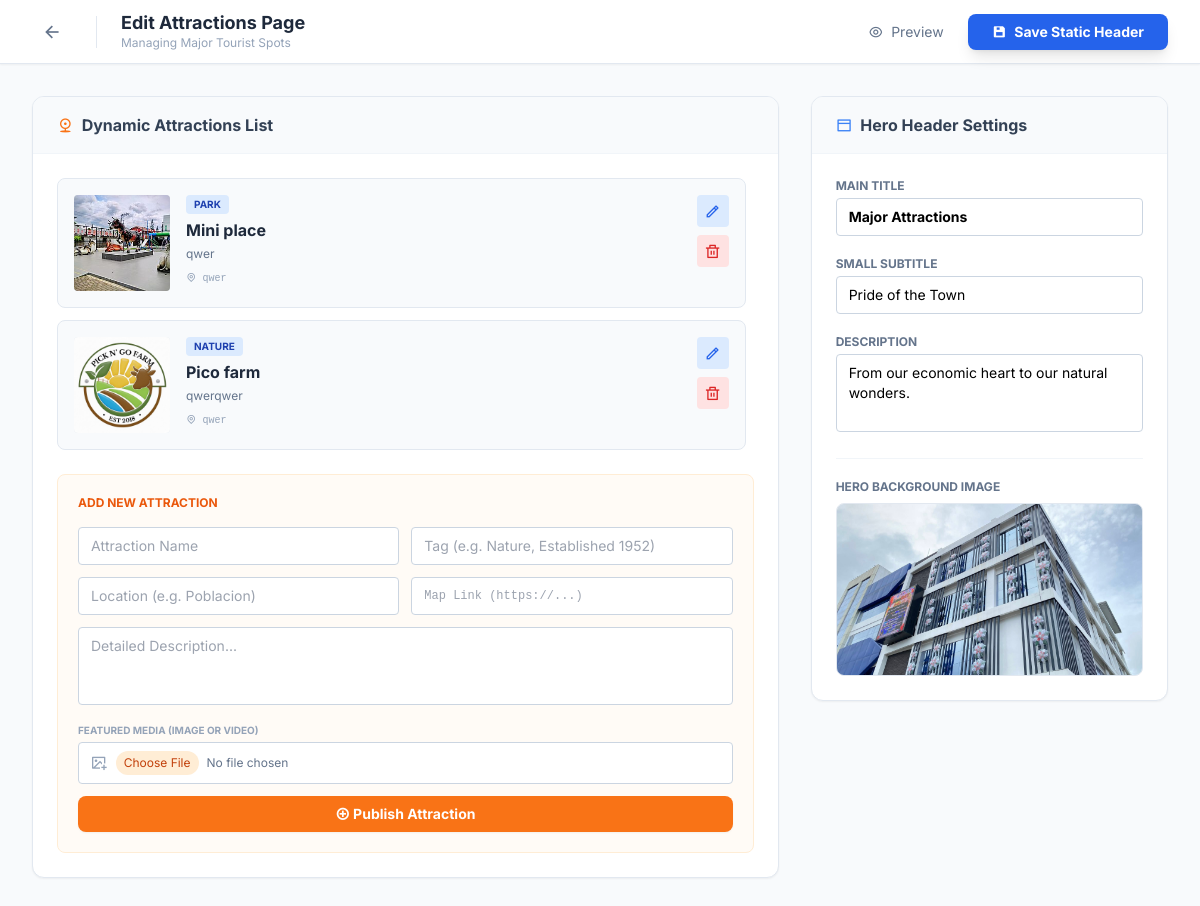
The app's page /edit-attractions (signed in) with its own data.
### webapp/models.py (models this page shows)
class MajorAttraction(db.Model):
    id = db.Column(db.Integer, primary_key=True)
    name = db.Column(db.String(150), nullable=False)
    tag = db.Column(db.String(50), nullable=True) # e.g., "Nature", "Leisure", "Est. 1952"
    description = db.Column(db.Text, nullable=True)
    location = db.Column(db.String(150), nullable=True)
    map_url = db.Column(db.String(500), nullable=True)
    media_url = db.Column(db.String(500), nullable=True)

class SiteContent(db.Model):
    id = db.Column(db.Integer, primary_key=True)
    key = db.Column(db.String(100), unique=True, nullable=False)
    value = db.Column(db.Text, nullable=True)

### webapp/views.py (the view, shortened to what this page needs)
@views.route("/edit-attractions", methods=["GET", "POST"])
@login_required
def edit_attractions():
    if not current_user.is_admin: return redirect(url_for("views.home"))
    defaults = {
        'attr_hero_title': 'Major Attractions',
        'attr_hero_sub': 'Pride of the Town',
        'attr_hero_desc': 'From our economic heart to our natural wonders.',
        'attr_hero_bg': url_for('static', filename='images/cattle_market.jpg')
    }
    content = {}
    for k, v in defaults.items(): content[k] = get_content(k, v)
    attractions_list = MajorAttraction.query.order_by(MajorAttraction.id.desc()).all()
    return render_template("edit_attractions.html", content=content, attractions=attractions_list)

### webapp/views.py (called while the page is built, shortened)
def get_content(key, default=""):
    content = SiteContent.query.filter_by(key=key).first()
    return content.value if content else default

@views.before_app_request
def check_maintenance():
    try:
        setting = SiteContent.query.filter_by(key='site_maintenance_mode').first()
        is_maintenance = (setting.value == 'true') if setting else False
    except:
        is_maintenance = False
    if not is_maintenance:
        return None

### webapp/templates/edit_attractions.html (shortened to what this page needs)
{% extends "base.html" %}
{% block navbar %}
<nav class="fixed top-0 w-full z-50 bg-white border-b border-slate-200 h-16 flex items-center justify-between px-4 md:px-8 shadow-sm">
    <div class="flex items-center gap-4">
        <a href="{{ url_for('views.dashboard') }}" class="w-10 h-10 flex items-center justify-center rounded-full hover:bg-slate-100 text-slate-500 transition" title="Back to Dashboard">
            <i class="ri-arrow-left-line text-xl"></i>
        </a>
        <div>
            <h1 class="text-lg font-bold text-slate-800 leading-tight">Edit Attractions Page</h1>
            <p class="text-xs text-slate-400 hidden md:block">Managing Major Tourist Spots</p>
        </div>
    </div>
    <div class="flex items-center gap-3">
        <a href="{{ url_for('views.attractions') }}" target="_blank" class="hidden md:flex items-center gap-2 text-sm text-slate-500 hover:text-blue-600 transition px-3 py-2">
            <i class="ri-eye-line"></i> Preview
        </a>
        <button type="submit" form="staticForm" class="bg-blue-600 hover:bg-blue-700 text-white px-6 py-2 rounded-lg font-bold text-sm shadow-lg hover:shadow-blue-500/30 transition flex items-center gap-2">
            <i class="ri-save-3-fill"></i> Save Static Header
        </button>
    </div>
</nav>
{% endblock %}
{% block content %}
<div class="min-h-screen bg-slate-50 pt-24 pb-20 px-4 md:px-8">
    <div class="max-w-7xl mx-auto">
        <div class="grid grid-cols-1 lg:grid-cols-3 gap-8">
            <div class="lg:col-span-2 space-y-8">
                <div class="bg-white rounded-xl shadow-sm border border-slate-200 overflow-hidden">
                    <div class="bg-slate-50 border-b border-slate-100 px-6 py-4 flex items-center gap-2">
                        <i class="ri-map-pin-range-line text-orange-500"></i>
                        <h2 class="font-bold text-slate-700">Dynamic Attractions List</h2>
                    </div>
                    <div class="p-6 space-y-6">
                        <div class="space-y-3 max-h-[500px] overflow-y-auto pr-2 custom-scroll">
                            {% if attractions %}
                                {% for attr in attractions %}
                                <div class="flex flex-col sm:flex-row items-start gap-4 border border-slate-200 rounded-lg p-4 hover:shadow-sm transition bg-slate-50">
                                    <div class="w-full sm:w-24 h-32 sm:h-24 shrink-0 bg-slate-200 rounded overflow-hidden">
                                        {% if attr.media_url %}
                                            {% if attr.media_url.endswith('.mp4') or attr.media_url.endswith('.webm') %}
                                                <video src="{{ url_for('static', filename=attr.media_url.replace('static/', '')) if 'static/uploads' in attr.media_url else attr.media_url }}" autoplay muted loop playsinline class="w-full h-full object-cover"></video>
                                            {% else %}
                                                <img src="{{ url_for('static', filename=attr.media_url.replace('static/', '')) if 'static/uploads' in attr.media_url else attr.media_url }}" class="w-full h-full object-cover">
                                            {% endif %}
                                        {% endif %}
                                    </div>
                                    <div class="flex-grow min-w-0 w-full">
                                        <div class="flex items-center gap-2 mb-1">
                                            <span class="bg-blue-100 text-blue-800 text-[10px] font-bold px-2 py-0.5 rounded uppercase">{{ attr.tag or 'No Tag' }}</span>
                                        </div>
                                        <h4 class="font-bold text-base text-slate-800 truncate">{{ attr.name }}</h4>
                                        <p class="text-xs text-slate-500 line-clamp-2 mt-1 mb-2">{{ attr.description }}</p>
                                        <p class="text-[10px] text-slate-400 font-mono truncate"><i class="ri-map-pin-line"></i> {{ attr.location }}</p>
                                    </div>
                                    <div class="flex sm:flex-col gap-2 shrink-0 w-full sm:w-auto mt-2 sm:mt-0 justify-end">
                                        <button type="button" onclick="openAttrModal('{{ attr.id }}', '{{ attr.name|replace("'", "\\'") }}', '{{ attr.tag|replace("'", "\\'") }}', '{{ attr.location|replace("'", "\\'") }}', `{{ attr.description|replace("`", "\\`") }}`, '{{ attr.map_url }}', '{{ attr.media_url }}')" class="w-8 h-8 rounded bg-blue-100 text-blue-600 hover:bg-blue-500 hover:text-white flex items-center justify-center transition"><i class="ri-pencil-line"></i></button>
                                        <form method="POST" onsubmit="return confirm('Delete this attraction?');">
                                            <button type="submit" class="w-8 h-8 rounded bg-red-100 text-red-600 hover:bg-red-500 hover:text-white flex items-center justify-center transition"><i class="ri-delete-bin-line"></i></button>
                                        </form>
                                    </div>
                                </div>
                                {% endfor %}
                            {% else %}
                                <div class="text-center py-6 text-slate-400 italic text-sm border border-dashed border-slate-300 rounded-lg">No attractions added yet.</div>
                            {% endif %}
                        </div>
                        <div class="bg-orange-50/50 rounded-lg p-5 border border-orange-100 mt-6">
                            <h4 class="text-xs font-bold text-orange-600 uppercase mb-4">Add New Attraction</h4>
                            <form method="POST" enctype="multipart/form-data" class="space-y-3">
                                <div class="grid grid-cols-1 md:grid-cols-2 gap-3">
                                    <input type="text" name="attr_name" placeholder="Attraction Name" required class="w-full border border-slate-300 rounded px-3 py-2 text-sm focus:outline-none focus:border-orange-500">
                                    <input type="text" name="attr_tag" placeholder="Tag (e.g. Nature, Established 1952)" class="w-full border border-slate-300 rounded px-3 py-2 text-sm focus:outline-none focus:border-orange-500">
                                </div>
                                <div class="grid grid-cols-1 md:grid-cols-2 gap-3">
                                    <input type="text" name="attr_loc" placeholder="Location (e.g. Poblacion)" class="w-full border border-slate-300 rounded px-3 py-2 text-sm focus:outline-none focus:border-orange-500">
                                    <input type="url" name="attr_map" placeholder="Map Link (https://...)" class="w-full border border-slate-300 rounded px-3 py-2 text-sm font-mono text-xs focus:outline-none focus:border-orange-500">
                                </div>
                                <textarea name="attr_desc" placeholder="Detailed Description..." rows="3" class="w-full border border-slate-300 rounded px-3 py-2 text-sm focus:outline-none focus:border-orange-500 resize-none"></textarea>
                                <div>
                                    <label class="block text-[10px] font-bold uppercase text-slate-400 mb-1">Featured Media (Image or Video)</label>
                                    <div class="flex items-center gap-2 bg-white border border-slate-300 rounded px-3 py-2">
                                        <i class="ri-image-add-line text-slate-400"></i>
                                        <input type="file" name="attr_media" required class="text-xs text-slate-500 w-full file:mr-2 file:py-1 file:px-2 file:rounded-full file:border-0 file:text-xs file:bg-orange-100 file:text-orange-700 cursor-pointer" accept="image/*,video/mp4,video/webm">
                                    </div>
                                </div>
                                <button type="submit" class="w-full bg-orange-500 hover:bg-orange-600 text-white py-2 rounded-lg font-bold text-sm transition shadow-sm"><i class="ri-add-circle-line"></i> Publish Attraction</button>
                            </form>
                        </div>
                    </div>
                </div>
            </div>
            <div class="lg:col-span-1 space-y-8">
                <div class="bg-white rounded-xl shadow-sm border border-slate-200 overflow-hidden">
                    <div class="bg-slate-50 border-b border-slate-100 px-6 py-4 flex items-center gap-2">
                        <i class="ri-layout-top-line text-blue-500"></i>
                        <h2 class="font-bold text-slate-700">Hero Header Settings</h2>
                    </div>
                    <div class="p-6 space-y-5">
                        <div>
                            <label class="block text-xs font-bold uppercase text-slate-500 mb-1">Main Title</label>
                            <input type="text" form="staticForm" name="attr_hero_title" value="{{ content.attr_hero_title }}" class="w-full border border-slate-300 rounded px-3 py-2 text-sm font-bold focus:outline-none focus:border-blue-500">
                        </div>
                        <div>
                            <label class="block text-xs font-bold uppercase text-slate-500 mb-1">Small Subtitle</label>
                            <input type="text" form="staticForm" name="attr_hero_sub" value="{{ content.attr_hero_sub }}" class="w-full border border-slate-300 rounded px-3 py-2 text-sm focus:outline-none focus:border-blue-500">
                        </div>
                        <div>
                            <label class="block text-xs font-bold uppercase text-slate-500 mb-1">Description</label>
                            <textarea form="staticForm" name="attr_hero_desc" rows="3" class="w-full border border-slate-300 rounded px-3 py-2 text-sm focus:outline-none focus:border-blue-500 resize-none">{{ content.attr_hero_desc }}</textarea>
                        </div>
                        <div class="border-t border-slate-100 pt-5">
                            <label class="block text-xs font-bold uppercase text-slate-500 mb-2">Hero Background Image</label>
                            <div class="img-preview-box">
                                {% if content.attr_hero_bg %}
                                <img src="{{ url_for('static', filename=content.attr_hero_bg.replace('static/', '')) if 'static/uploads' in content.attr_hero_bg else content.attr_hero_bg }}">
                                {% endif %}
                            </div>
                        </div>
                    </div>
                </div>
            </div>
        </div>
    </div>
</div>
{% endblock %}

### webapp/templates/base.html (style rules this page uses)
html, body { overflow-x: hidden; width: 100%; margin: 0; padding: 0; background-color: #f8fafc; transition: all 0.3s ease; }

### webapp/templates/edit_attractions.html (style rules this page uses)
textarea { resize: vertical; }
.img-preview-box { position: relative; overflow: hidden; border-radius: 0.5rem; border: 1px solid #e2e8f0; background-color: #f8fafc; aspect-ratio: 16/9; }
.img-preview-box img, .img-preview-box video { width: 100%; height: 100%; object-fit: cover; }

### records on screen
MajorAttraction: media_url (picture), tag "PARK", name "Mini place", description "qwer", location "qwer"
MajorAttraction: media_url (picture), tag "NATURE", name "Pico farm", description "qwerqwer", location "qwer"
SiteContent: attr_hero_title "Major Attractions"
SiteContent: attr_hero_sub "Pride of the Town"
SiteContent: attr_hero_desc "From our economic heart to our natural wonders."
SiteContent: value (picture)
